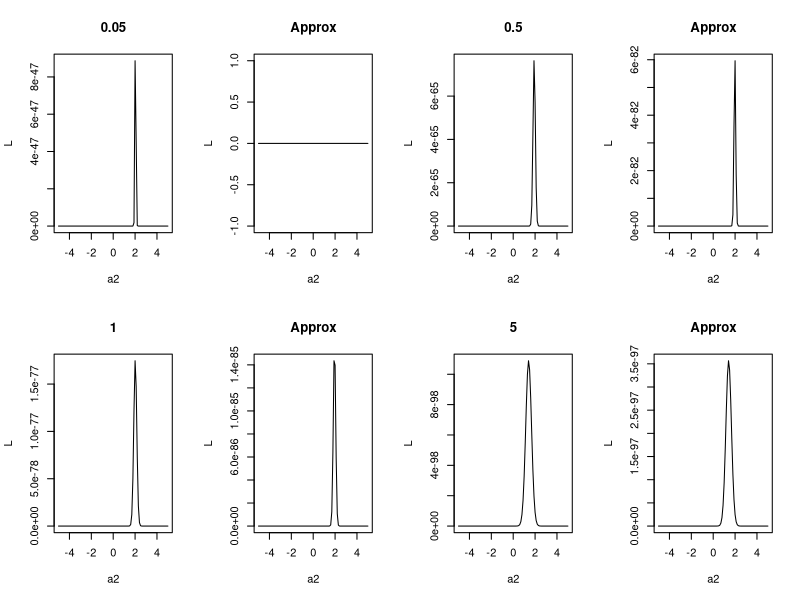
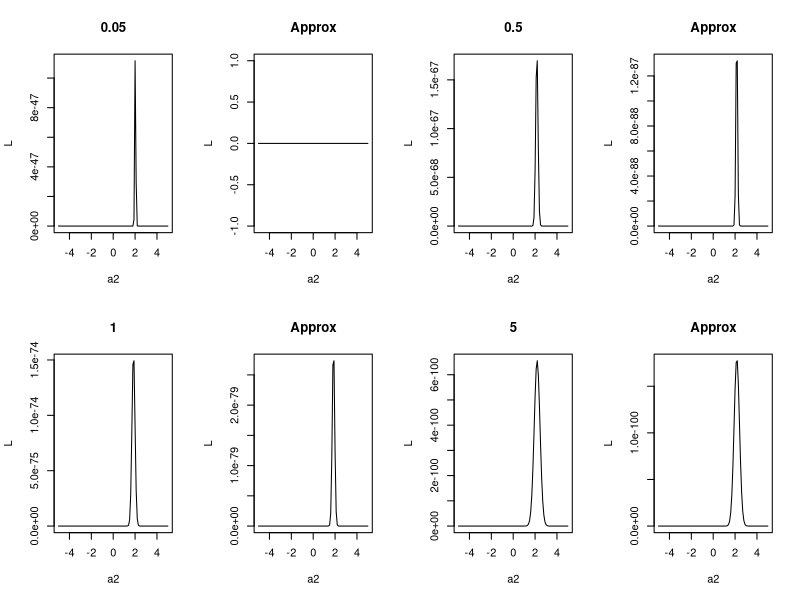
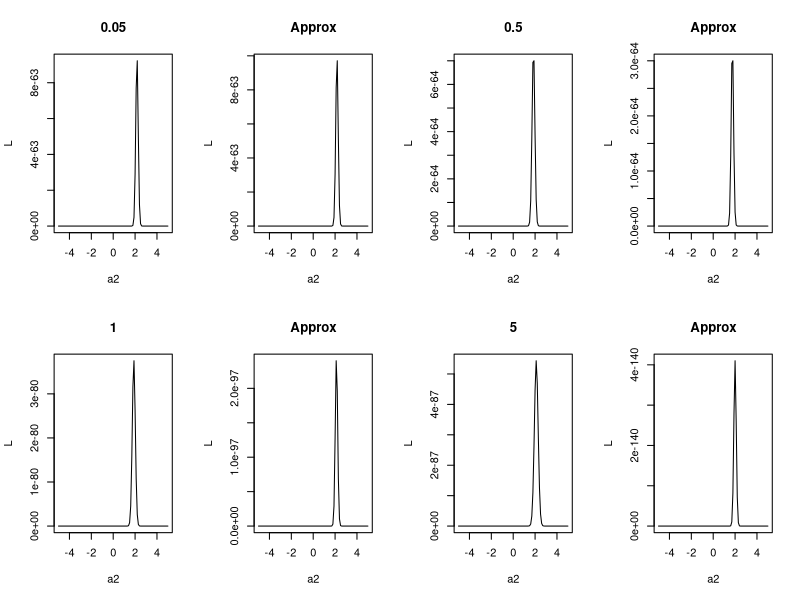
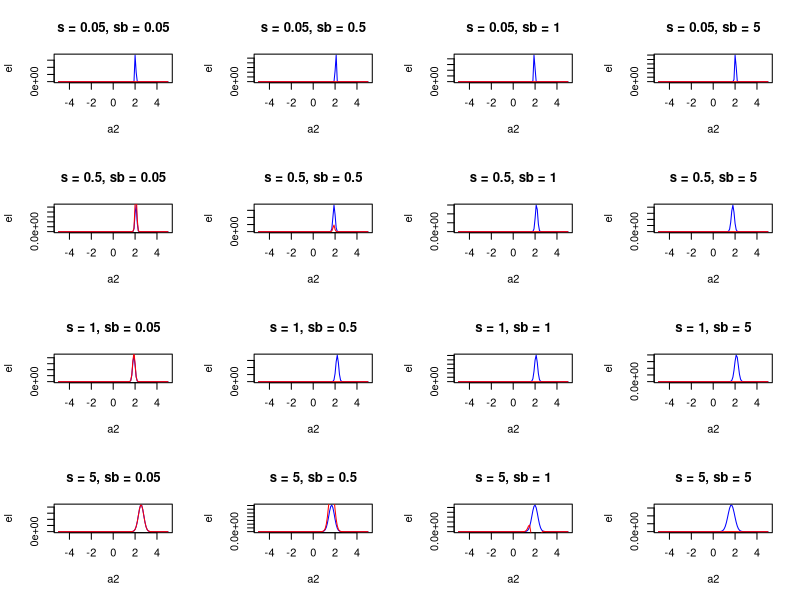
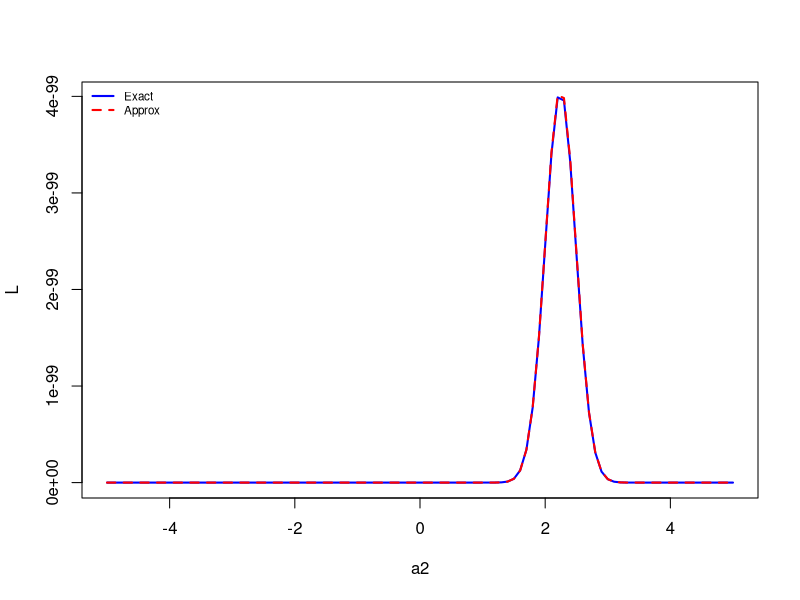
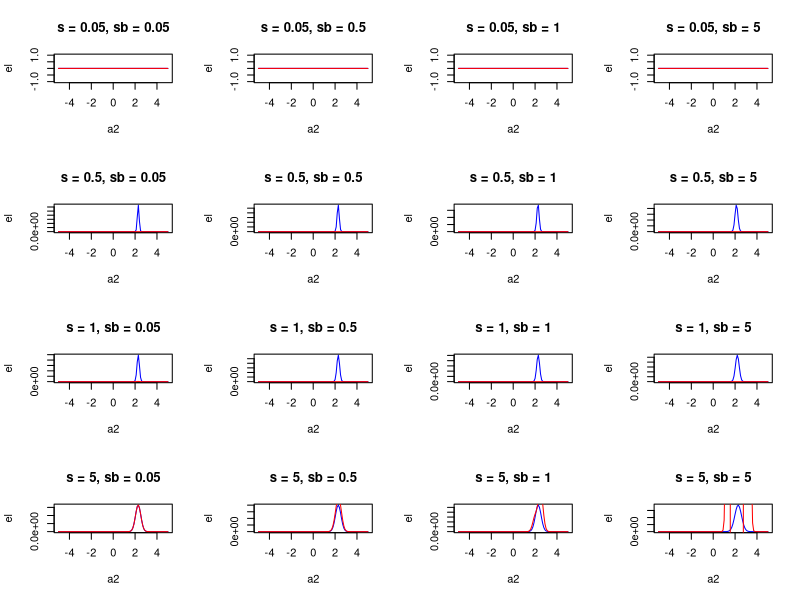

Recreate these plots in R, in order.
#####################################################################
#           Script 2: Normal Linear Mixed Models (NLMM)
# 
# Want to compare the approximate expression for likelihood obtained
# using second order Taylor series exapnasion with the exact
# expression in the simple case of NLMM. Here (p = 3)
#####################################################################

set.seed(11)   #For reproducibility

n <- 100                               #number of observations
s0 <- 1                                 #error variance
sb0 <- 1                               #random effects variance

x1 <- rnorm(n, 0, 1)                   #fixed effect predictors 
x2 <- rnorm(n, 0, 1)
X <- matrix(c(rep(1, n), x1, x2), nrow = n)

a0 <- c(3, 2, 5)                       #fixed effect coeff.
z <- rnorm(n, 0, 1)                    #random effect predictors

# Calculating Likelihoods
Z <- diag(z)
I_n <- diag(rep(1,n))

exact_L <- function(a2 = a0[2], s = s0, sb = sb0){
  a <- c(a0[1], a2, a0[3])
  
  Sigma <- sb*(t(Z)%*%Z) + s*I_n
  c <- ((2*pi)^(-n/2))/sqrt(det(Sigma))
  d <- crossprod(y - X%*%a, solve(Sigma))%*%(y - X%*%a)
  L <- c*exp(-d/2)
}

approx_L <- function(a2 = a0[2], s = s0, sb = sb0){       
  a <- c(a0[1], a2, a0[3])
  
  L0 <- as.numeric(((2*pi*s)^(-n/2))*exp(-crossprod(y - X%*%a)/(2*s)))
  d <- 1 + as.numeric((sb/(2*s*s))*(crossprod(crossprod(Z,y - X%*%a)) - s*crossprod(z)))
  L1 <- L0*d
}


#########################################################################
# First we generate various line plots for different values of error variance
# and random effects variance. Each time the response variable is generated 
# separately.
############################### Varying a2 #############################

a2 <- seq(-5, 5, 0.1)
el <- numeric(length(a2))
al <- numeric(length(a2))
s1 <- c(0.05, 0.5, 1, 5)
sb1 <- c(0.05, 0.5, 1, 5)

# Using model equation
par(mfrow = c(2, 4))
for(s in s1){
  b <- rnorm(n, 0, sd = sqrt(sb0))
  e <- rnorm(n, 0, sd = sqrt(s))
  y <- X%*%a0 + z*b + e
  
  for(i in 1:length(a2)){
    el[i] <- exact_L(a2 = a2[i], s = s)
    al[i] <- approx_L(a2 = a2[i], s = s)
  }
  
  plot(a2, el, type="l", ylab = "L", main = paste0(s))
  plot(a2, al, type="l", ylab = "L", main = "Approx")
}

# Using marginal likelihood
par(mfrow = c(2, 4))
for(s in s1){
  y <- rnorm(100, mean = X%*%a0, sd = sqrt(s + sb0*(z^2)))
  
  for(i in 1:length(a2)){
    el[i] <- exact_L(a2 = a2[i], s = s)
    al[i] <- approx_L(a2 = a2[i], s = s)
  }
  
  plot(a2, el, type="l", ylab = "L", main = paste0(s))
  plot(a2, al, type="l", ylab = "L", main = "Approx")
}

# For different values of sb
par(mfrow = c(2, 4))
for(sb in sb1){
  b <- rnorm(n, 0, sd = sqrt(sb))
  e <- rnorm(n, 0, sd = sqrt(s0))
  y <- X%*%a0 + z*b + e
  
  for(i in 1:length(a2)){
    el[i] <- exact_L(a2 = a2[i], sb = sb)
    al[i] <- approx_L(a2 = a2[i], sb = sb)
  }
  
  plot(a2, el, type="l", ylab = "L", main = paste0(sb))
  plot(a2, al, type="l", ylab = "L", main = "Approx")
}

################################ Cross-combination of s and sb #####################
par(mfrow = c(4,4))
for(s in s1){
  for(sb in sb1){
    b <- rnorm(n, 0, sd = sqrt(sb))
    e <- rnorm(n, 0, sd = sqrt(s))
    y <- X%*%a0 + z*b + e
    
    for(i in 1:length(a2)){
      el[i] <- exact_L(a2 = a2[i], s = s, sb = sb)
      al[i] <- approx_L(a2 = a2[i], s = s, sb = sb)
    }
    
    plot(a2, el, col = "blue", type="l", main = paste0("s = ", s, ", sb = ", sb))
    lines(a2, al, col = "red")
  }
}

#choose sb = 0.05 and s = 5 because we got the best performance there.
s <- 5
sb <- 0.05
b <- rnorm(n, 0, sd = sqrt(sb))
e <- rnorm(n, 0, sd = sqrt(s))
y <- X%*%a0 + z*b + e

for(i in 1:length(a2)){
  el[i] <- exact_L(a2 = a2[i], sb = sb, s = s)
  al[i] <- approx_L(a2 = a2[i], sb = sb, s = s)
}

print(max(el/al))

par(mfrow = c(1, 1))
plot(a2, el, col = "blue", type="l", ylab = "L", lwd=2)
lines(a2, al, col = "red", lty=2, lwd=2)
legend("topleft", c("Exact", "Approx"), col = c("blue", "red"), lty=c(1,2), lwd=c(2,2), cex = 0.7, bty = "n")

####################################################################################################
## Visualizing the slicings for different values of s and sb
# Now, we generate y using model equation by fixing s = 5 and sb = 1.
# Further we make line plots similar to before for the fixed response 
# variables but by changing s and sb. The difference between what is done above
# and this one is that we fix the response in this case.

s <- 5
sb <- 0.05
b <- rnorm(n, 0, sd = sqrt(sb))
e <- rnorm(n, 0, sd = sqrt(s))
y <- X%*%a0 + z*b + e

par(mfrow = c(4,4))
for(s in s1){
  for(sb in sb1){
    for(i in 1:length(a2)){
      el[i] <- exact_L(a2 = a2[i], s = s, sb = sb)
      al[i] <- approx_L(a2 = a2[i], s = s, sb = sb)
    }
    
    plot(a2, el, col = "blue", type="l", main = paste0("s = ", s, ", sb = ", sb))
    lines(a2, al, col = "red")
  }
}